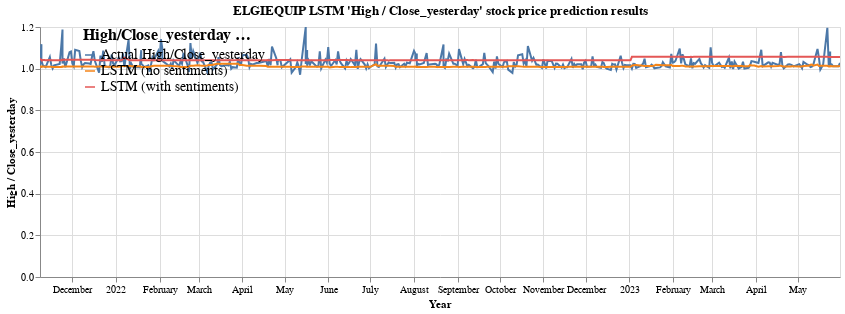

Notebook source saved alongside this figure:
### Code cell
high_close_yesterday_ratio = alt.Chart(melted_df, title="ELGIEQUIP LSTM 'High / Close_yesterday' stock price prediction results").mark_line().encode(
    x=alt.X('date:T', title="Year"),
    y = alt.Y('High/Close_yesterday:Q', title="High / Close_yesterday"),
    color = alt.Color('High/Close_yesterday method:N',
                      legend=alt.Legend(orient='left',direction = 'vertical',labelLimit = 400))
    ).properties(height = 250, width = 800
    ).configure_legend(
    offset=-260,
    symbolDirection='vertical',
        titleFontSize=16,
        labelFontSize=14
    )

high_close_yesterday_ratio.interactive()

### Figure 1 — Vega-Lite specification as saved in the notebook (floating-point values rounded to 4 significant figures; data arrays with more than 128 entries replaced by an {"elided": "..."} marker saying what was removed)
{"usermeta": {"embedOptions": {"theme": "fivethirtyeight"}}, "config": {"view": {"continuousWidth": 400, "continuousHeight": 300}, "legend": {"labelFontSize": 14, "offset": -260, "symbolDirection": "vertical", "titleFontSize": 16}}, "data": {"name": "data-f106827a0d8dffdc209b829c281a1391"}, "mark": "line", "encoding": {"color": {"field": "High/Close_yesterday method", "legend": {"direction": "vertical", "labelLimit": 400, "orient": "left"}, "type": "nominal"}, "x": {"field": "date", "title": "Year", "type": "temporal"}, "y": {"field": "High/Close_yesterday", "title": "High / Close_yesterday", "type": "quantitative"}}, "height": 250, "selection": {"selector002": {"type": "interval", "bind": "scales", "encodings": ["x", "y"]}}, "title": "ELGIEQUIP LSTM 'High / Close_yesterday' stock price prediction results", "width": 800, "$schema": "https://vega.github.io/schema/vega-lite/v4.17.0.json", "datasets": {"data-f106827a0d8dffdc209b829c281a1391": {"elided": "2220 records"}}}
